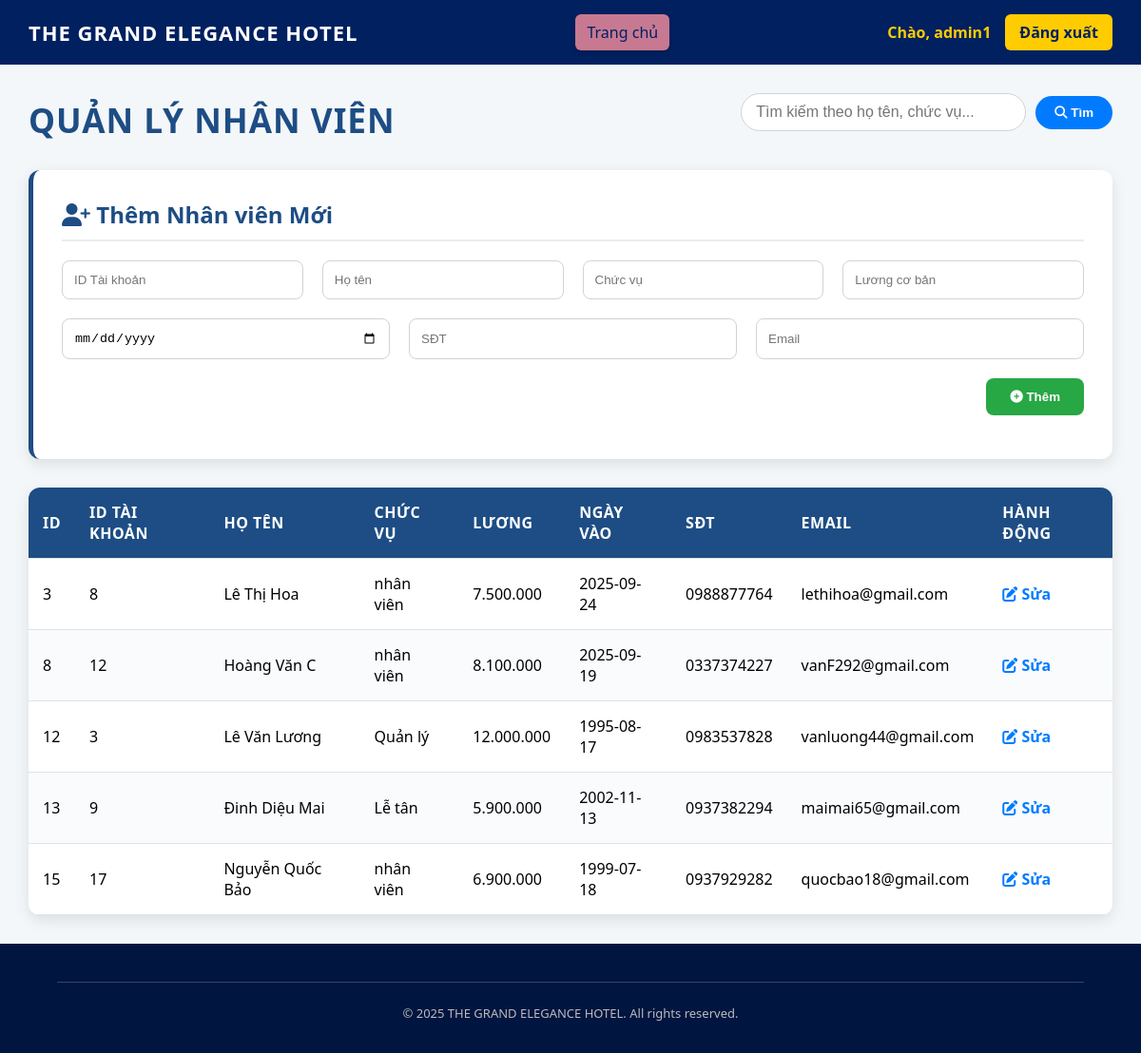
Page /admin/public/index.php?controller=nhanvien&action=index (signed in) on the committed database.
### tables this page shows
CREATE TABLE `nhanvien` (
  `id_nhanvien` int(11) NOT NULL,
  `tai_khoan_nhanvien_id` int(11) NOT NULL,
  `ho_ten` varchar(100) NOT NULL,
  `chuc_vu` varchar(50) DEFAULT NULL,
  `luong_co_ban` decimal(15,2) NOT NULL,
  `ngay_vao_lam` date DEFAULT NULL,
  `so_dien_thoai` varchar(15) DEFAULT NULL,
  `email` varchar(100) DEFAULT NULL
);

### admin/controllers/NhanvienController1.php (called while the page is built, shortened)
<?php
require_once __DIR__ . '/../models/Nhanvien.php';
require_once __DIR__ . '/../core/Auth.php';
class NhanvienController1 {
    private $model;
    public function __construct($conn) {
        $role = Auth::getUserRole();
        $this->model = new Nhanvien($conn);
        $this->is_admin = ($role === 'ADMIN');
    }
    public function index() {
        $search = $_REQUEST['search'] ?? '';
        $nhanviens = $this->model->getAll($search);
        $edit_data = null;
        include __DIR__ . '/../views/nhanvien.php';
    }
}

### admin/core/auth.php (called while the page is built, shortened)
<?php
class Auth {
    public static function getUserRole() {
        return $_SESSION['user_role'] ?? 'NHANVIEN';
    }
}

### admin/models/Nhanvien.php (called while the page is built, shortened)
<?php
class Nhanvien {
    private $conn;
    public function __construct($db) {
        $this->conn = $db;
    }
public function getAll($search = '') {
    $sql = "SELECT nv.*, tk.username, tk.role
            FROM nhanvien nv
            LEFT JOIN taikhoan tk ON nv.tai_khoan_nhanvien_id = tk.id_taikhoan
            WHERE nv.ho_ten LIKE :search OR nv.chuc_vu LIKE :search";
    $stmt = $this->conn->prepare($sql);
    $stmt->execute([':search' => "%$search%"]);
    return $stmt->fetchAll(PDO::FETCH_ASSOC);
}
}

### admin/views/nhanvien.php (the view, shortened to what this page needs)
<?php
include __DIR__ . '/layouts/header.php';
?>
<link rel="stylesheet" href="https://cdnjs.cloudflare.com/ajax/libs/font-awesome/6.5.2/css/all.min.css">
<main class="container">
    <div class="header-container">
        <h2 class="main-title">Quản lý Nhân viên</h2>
        <form method="get" class="search-form">
            <input type="text" name="search" placeholder="Tìm kiếm theo họ tên, chức vụ..." value="<?= htmlspecialchars($search) ?>">
            <button type="submit" name="timkiem"><i class="fas fa-search"></i> Tìm</button>
        </form>
    </div>
    <?php if ($this->is_admin): ?>
    <div class="form-box">
        <h3>
            <?= $edit_data
                ? '<i class="fas fa-user-edit"></i> Chỉnh sửa nhân viên #' . htmlspecialchars($edit_data['id_nhanvien'])
                : '<i class="fas fa-user-plus"></i> Thêm Nhân viên Mới' ?>
        </h3>
        <form method="post">
            <div class="form-row">
                <input type="number" name="tai_khoan_nhanvien_id" placeholder="ID Tài khoản" value="<?= $edit_data['tai_khoan_nhanvien_id'] ?? '' ?>" required>
                <input type="text" name="ho_ten" placeholder="Họ tên" value="<?= $edit_data['ho_ten'] ?? '' ?>" required>
                <input type="text" name="chuc_vu" placeholder="Chức vụ" value="<?= $edit_data['chuc_vu'] ?? '' ?>">
                <input type="number" step="0.01" name="luong_co_ban" placeholder="Lương cơ bản" value="<?= $edit_data['luong_co_ban'] ?? '' ?>" required>
            </div>
            <div class="form-row">
                <input type="date" name="ngay_vao_lam" value="<?= $edit_data['ngay_vao_lam'] ?? '' ?>">
                <input type="text" name="so_dien_thoai" placeholder="SĐT" value="<?= $edit_data['so_dien_thoai'] ?? '' ?>">
                <input type="email" name="email" placeholder="Email" value="<?= $edit_data['email'] ?? '' ?>">
            </div>
            <div class="form-actions">
                <button type="submit" name="<?= $edit_data ? 'luu' : 'them' ?>">
                    <?= $edit_data ? '<i class="fas fa-save"></i> Lưu Sửa' : '<i class="fas fa-plus-circle"></i> Thêm' ?>
                </button>
            </div>
        </form>
    </div>
    <?php endif; ?>
    <table>
        <thead>
            <tr>
                <th>ID</th><th>ID Tài khoản</th><th>Họ tên</th><th>Chức vụ</th>
                <th>Lương</th><th>Ngày vào</th><th>SĐT</th><th>Email</th>
                <?php if ($this->is_admin): ?>
                    <th>Hành động</th>
                <?php endif; ?>
            </tr>
        </thead>
        <tbody>
            <?php if ($nhanviens): ?>
                <?php foreach ($nhanviens as $nv): ?>
                    <tr>
                        <td><?= $nv['id_nhanvien'] ?></td>
                        <td><?= $nv['tai_khoan_nhanvien_id'] ?></td>
                        <td><?= htmlspecialchars($nv['ho_ten']) ?></td>
                        <td><?= htmlspecialchars($nv['chuc_vu']) ?></td>
                        <td><?= number_format($nv['luong_co_ban'],0,",",".") ?></td>
                        <td><?= $nv['ngay_vao_lam'] ?></td>
                        <td><?= $nv['so_dien_thoai'] ?></td>
                        <td><?= $nv['email'] ?></td>
                        <?php if ($this->is_admin): ?>
                            <td class="action-links">
                                <a href="?controller=nhanvien&action=index&edit=<?= $nv['id_nhanvien'] ?>" class="edit-btn">
                                    <i class="fas fa-edit"></i> Sửa
                                </a>
                            </td>
                        <?php endif; ?>
                    </tr>
                <?php endforeach; ?>
            <?php endif; ?>
        </tbody>
    </table>
</main>
<?php include __DIR__ . '/layouts/footer.php'; ?>

### admin/views/nhanvien.php (style rules this page uses)
.container { padding: 30px; max-width: 1400px; margin: 0 auto; }
.header-container { display: flex; justify-content: space-between; align-items: center; flex-wrap: wrap; margin-bottom: 25px; }
.main-title { color: #1d4d84; font-size: 2.2rem; font-weight: 600; text-transform: uppercase; letter-spacing: 1px; margin: 0; }
.search-form { display: flex; gap: 10px; align-items: center; }
.search-form input { width: 300px; padding: 10px 15px; border: 1px solid #ced4da; border-radius: 25px; transition: border-color 0.3s, box-shadow 0.3s; font-size: 1rem; }
.search-form button { padding: 10px 20px; background-color: #007bff; color: white; border: none; border-radius: 25px; cursor: pointer; font-weight: 600; transition: background-color 0.3s; }
.form-box { background-color: #ffffff; padding: 30px; border-radius: 12px; box-shadow: 0 5px 15px rgba(0, 0, 0, 0.1); margin-bottom: 30px; border-left: 5px solid #1d4d84; }
.form-box h3 { color: #1d4d84; margin-top: 0; font-size: 1.5rem; border-bottom: 2px solid #e9ecef; padding-bottom: 10px; margin-bottom: 20px; }
.form-row { display: grid; grid-template-columns: repeat(auto-fit, minmax(200px, 1fr)); gap: 20px; margin-bottom: 20px; }
.form-row input, .form-row select, .form-row textarea { width: 100%; padding: 12px; border: 1px solid #ced4da; border-radius: 8px; box-sizing: border-box; transition: border-color 0.3s, box-shadow 0.3s; }
.form-actions { display: flex; justify-content: flex-end; gap: 15px; margin-top: 20px; }
.form-actions button { padding: 12px 25px; border-radius: 8px; font-weight: 600; text-decoration: none; transition: transform 0.2s, box-shadow 0.2s; border: none; cursor: pointer; color: #fff; }
button[name="them"], button[name="luu"] { background-color: #28a745; }
table { width: 100%; border-collapse: collapse; background-color: #fff; border-radius: 12px; overflow: hidden; box-shadow: 0 5px 15px rgba(0, 0, 0, 0.1); margin-top: 20px; }
th, td { padding: 15px; text-align: left; border-bottom: 1px solid #dee2e6; }
th { background-color: #1d4d84; color: #ffffff; font-weight: 600; text-transform: uppercase; letter-spacing: 0.5px; }
tr:nth-child(even) { background-color: #f9fbfd; }
.action-links a { margin-right: 10px; text-decoration: none; font-weight: bold; }
.action-links .edit-btn { color: #007bff; }

### rows in the picture
nhanvien: id_nhanvien "3", tai_khoan_nhanvien "8", ho_ten "Lê Thị Hoa", chuc_vu "nhân viên", luong_co_ban "7.500.000", ngay_vao_lam "2025-09-24", so_dien_thoai "0988877764", email "lethihoa@gmail.com"
nhanvien: id_nhanvien "8", tai_khoan_nhanvien "12", ho_ten "Hoàng Văn C", chuc_vu "nhân viên", luong_co_ban "8.100.000", ngay_vao_lam "2025-09-19", so_dien_thoai "0337374227", email "vanF292@gmail.com"
nhanvien: id_nhanvien "12", tai_khoan_nhanvien "3", ho_ten "Lê Văn Lương", chuc_vu "Quản lý", luong_co_ban "12.000.000", ngay_vao_lam "1995-08-17", so_dien_thoai "0983537828", email "vanluong44@gmail.com"
nhanvien: id_nhanvien "13", tai_khoan_nhanvien "9", ho_ten "Đinh Diệu Mai", chuc_vu "Lễ tân", luong_co_ban "5.900.000", ngay_vao_lam "2002-11-13", so_dien_thoai "0937382294", email "maimai65@gmail.com"
nhanvien: id_nhanvien "15", tai_khoan_nhanvien "17", ho_ten "Nguyễn Quốc Bảo", chuc_vu "nhân viên", luong_co_ban "6.900.000", ngay_vao_lam "1999-07-18", so_dien_thoai "0937929282", email "quocbao18@gmail.com"

### other values in the picture
$_SESSION['user_name'] "admin1"
